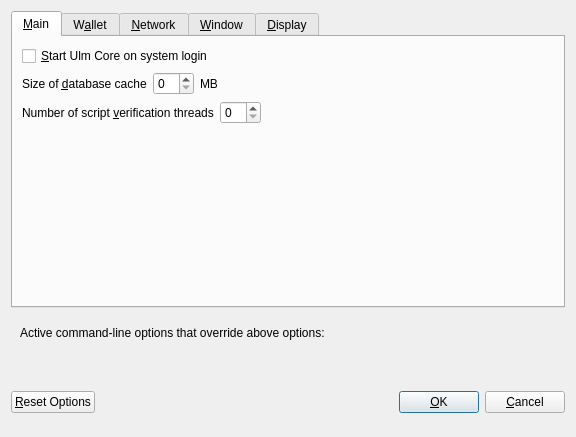
<?xml version="1.0" encoding="UTF-8"?>
<ui version="4.0">
 <class>OptionsDialog</class>
 <widget class="QDialog" name="OptionsDialog">
  <property name="geometry">
   <rect>
    <x>0</x>
    <y>0</y>
    <width>576</width>
    <height>402</height>
   </rect>
  </property>
  <property name="windowTitle">
   <string>Options</string>
  </property>
  <property name="modal">
   <bool>true</bool>
  </property>
  <layout class="QVBoxLayout" name="verticalLayout">
   <item>
    <widget class="QTabWidget" name="tabWidget">
     <property name="currentIndex">
      <number>0</number>
     </property>
     <widget class="QWidget" name="tabMain">
      <attribute name="title">
       <string>&amp;Main</string>
      </attribute>
      <layout class="QVBoxLayout" name="verticalLayout_Main">
       <item>
        <widget class="QCheckBox" name="bitcoinAtStartup">
         <property name="toolTip">
          <string>Automatically start Ulm Core after logging in to the system.</string>
         </property>
         <property name="text">
          <string>&amp;Start Ulm Core on system login</string>
         </property>
        </widget>
       </item>
       <item>
        <layout class="QHBoxLayout" name="horizontalLayout_2_Main">
         <item>
          <widget class="QLabel" name="databaseCacheLabel">
           <property name="text">
            <string>Size of &amp;database cache</string>
           </property>
           <property name="textFormat">
            <enum>Qt::PlainText</enum>
           </property>
           <property name="buddy">
            <cstring>databaseCache</cstring>
           </property>
          </widget>
         </item>
         <item>
          <widget class="QSpinBox" name="databaseCache"/>
         </item>
         <item>
          <widget class="QLabel" name="databaseCacheUnitLabel">
           <property name="text">
            <string>MB</string>
           </property>
           <property name="textFormat">
            <enum>Qt::PlainText</enum>
           </property>
          </widget>
         </item>
         <item>
          <spacer name="horizontalSpacer_2_Main">
           <property name="orientation">
            <enum>Qt::Horizontal</enum>
           </property>
           <property name="sizeHint" stdset="0">
            <size>
             <width>40</width>
             <height>20</height>
            </size>
           </property>
          </spacer>
         </item>
        </layout>
       </item>
       <item>
        <layout class="QHBoxLayout" name="horizontalLayout_3_Main">
         <item>
          <widget class="QLabel" name="threadsScriptVerifLabel">
           <property name="text">
            <string>Number of script &amp;verification threads</string>
           </property>
           <property name="textFormat">
            <enum>Qt::PlainText</enum>
           </property>
           <property name="buddy">
            <cstring>threadsScriptVerif</cstring>
           </property>
          </widget>
         </item>
         <item>
          <widget class="QSpinBox" name="threadsScriptVerif">
           <property name="toolTip">
            <string>(0 = auto, &lt;0 = leave that many cores free)</string>
           </property>
          </widget>
         </item>
         <item>
          <spacer name="horizontalSpacer_3_Main">
           <property name="orientation">
            <enum>Qt::Horizontal</enum>
           </property>
           <property name="sizeHint" stdset="0">
            <size>
             <width>40</width>
             <height>20</height>
            </size>
           </property>
          </spacer>
         </item>
        </layout>
       </item>
       <item>
        <spacer name="verticalSpacer_Main">
         <property name="orientation">
          <enum>Qt::Vertical</enum>
         </property>
         <property name="sizeHint" stdset="0">
          <size>
           <width>20</width>
           <height>40</height>
          </size>
         </property>
        </spacer>
       </item>
      </layout>
     </widget>
     <widget class="QWidget" name="tabWallet">
      <attribute name="title">
       <string>W&amp;allet</string>
      </attribute>
      <layout class="QVBoxLayout" name="verticalLayout_Wallet">
       <item>
        <widget class="QGroupBox" name="groupBox">
         <property name="title">
          <string>Expert</string>
         </property>
         <layout class="QVBoxLayout" name="verticalLayout_2">
          <item>
           <widget class="QCheckBox" name="coinControlFeatures">
            <property name="toolTip">
             <string>Whether to show coin control features or not.</string>
            </property>
            <property name="text">
             <string>Enable coin &amp;control features</string>
            </property>
           </widget>
          </item>
          <item>
           <widget class="QCheckBox" name="showMasternodesTab">
            <property name="toolTip">
             <string>Show additional tab listing all your masternodes in first sub-tab&lt;br/&gt;and all masternodes on the network in second sub-tab.</string>
            </property>
            <property name="text">
             <string>Show Masternodes Tab</string>
            </property>
           </widget>
          </item>
          <item>
           <widget class="QCheckBox" name="showAdvancedPSUI">
            <property name="toolTip">
             <string>Show additional information and buttons for PrivateSend on overview screen.</string>
            </property>
            <property name="text">
             <string>Enable advanced PrivateSend interface</string>
            </property>
           </widget>
          </item>
          <item>
           <widget class="QCheckBox" name="lowKeysWarning">
            <property name="toolTip">
             <string>Show warning dialog when PrivateSend detects that wallet has very low number of keys left.</string>
            </property>
            <property name="text">
             <string>Warn if PrivateSend is running out of keys</string>
            </property>
           </widget>
          </item>
          <item>
           <widget class="QCheckBox" name="privateSendMultiSession">
            <property name="toolTip">
             <string>Whether to use experimental PrivateSend mode with multiple mixing sessions per block.&lt;br/&gt;Note: You must use this feature carefully.&lt;br/&gt;Make sure you always have recent wallet (auto)backup in a safe place!</string>
            </property>
            <property name="text">
             <string>Enable PrivateSend &amp;multi-session</string>
            </property>
           </widget>
          </item>
          <item>
           <widget class="QCheckBox" name="spendZeroConfChange">
            <property name="toolTip">
             <string>If you disable the spending of unconfirmed change, the change from a transaction&lt;br/&gt;cannot be used until that transaction has at least one confirmation.&lt;br/&gt;This also affects how your balance is computed.</string>
            </property>
            <property name="text">
             <string>&amp;Spend unconfirmed change</string>
            </property>
           </widget>
          </item>
         </layout>
        </widget>
       </item>
       <item>
        <layout class="QHBoxLayout" name="horizontalLayout_4_Wallet">
         <item>
          <widget class="QLabel" name="label">
           <property name="toolTip">
            <string>This setting determines the amount of individual masternodes that an input will be anonymized through.&lt;br/&gt;More rounds of anonymization gives a higher degree of privacy, but also costs more in fees.</string>
           </property>
           <property name="text">
            <string>PrivateSend rounds to use</string>
           </property>
          </widget>
         </item>
         <item>
          <widget class="QSpinBox" name="privateSendRounds">
           <property name="minimum">
            <number>2</number>
           </property>
           <property name="maximum">
            <number>8</number>
           </property>
           <property name="value">
            <number>4</number>
           </property>
          </widget>
         </item>
        </layout>
       </item>
       <item>
        <layout class="QHBoxLayout" name="horizontalLayout">
         <item>
          <widget class="QLabel" name="label_2">
           <property name="toolTip">
            <string>This amount acts as a threshold to turn off PrivateSend once it's reached.</string>
           </property>
           <property name="statusTip">
            <string notr="true"/>
           </property>
           <property name="whatsThis">
            <string notr="true"/>
           </property>
           <property name="accessibleName">
            <string notr="true"/>
           </property>
           <property name="accessibleDescription">
            <string notr="true"/>
           </property>
           <property name="text">
            <string>Amount of Ulm to keep anonymized</string>
           </property>
          </widget>
         </item>
         <item>
          <widget class="QSpinBox" name="privateSendAmount">
           <property name="minimum">
            <number>2</number>
           </property>
           <property name="maximum">
            <number>2000</number>
           </property>
           <property name="singleStep">
            <number>10</number>
           </property>
           <property name="value">
            <number>1000</number>
           </property>
          </widget>
         </item>
        </layout>
       </item>
       <item>
        <spacer name="verticalSpacer_Wallet">
         <property name="orientation">
          <enum>Qt::Vertical</enum>
         </property>
         <property name="sizeHint" stdset="0">
          <size>
           <width>20</width>
           <height>40</height>
          </size>
         </property>
        </spacer>
       </item>
      </layout>
     </widget>
     <widget class="QWidget" name="tabNetwork">
      <attribute name="title">
       <string>&amp;Network</string>
      </attribute>
      <layout class="QVBoxLayout" name="verticalLayout_Network">
       <item>
        <widget class="QCheckBox" name="mapPortUpnp">
         <property name="toolTip">
          <string>Automatically open the Ulm Core client port on the router. This only works when your router supports UPnP and it is enabled.</string>
         </property>
         <property name="text">
          <string>Map port using &amp;UPnP</string>
         </property>
        </widget>
       </item>
       <item>
        <widget class="QCheckBox" name="allowIncoming">
         <property name="toolTip">
          <string>Accept connections from outside</string>
         </property>
         <property name="text">
          <string>Allow incoming connections</string>
         </property>
        </widget>
       </item>
       <item>
        <widget class="QCheckBox" name="connectSocks">
         <property name="toolTip">
          <string>Connect to the Ulm network through a SOCKS5 proxy.</string>
         </property>
         <property name="text">
          <string>&amp;Connect through SOCKS5 proxy (default proxy):</string>
         </property>
        </widget>
       </item>
       <item>
        <layout class="QHBoxLayout" name="horizontalLayout_1_Network">
         <item>
          <widget class="QLabel" name="proxyIpLabel">
           <property name="text">
            <string>Proxy &amp;IP:</string>
           </property>
           <property name="textFormat">
            <enum>Qt::PlainText</enum>
           </property>
           <property name="buddy">
            <cstring>proxyIp</cstring>
           </property>
          </widget>
         </item>
         <item>
          <widget class="QValidatedLineEdit" name="proxyIp">
           <property name="minimumSize">
            <size>
             <width>140</width>
             <height>0</height>
            </size>
           </property>
           <property name="maximumSize">
            <size>
             <width>140</width>
             <height>16777215</height>
            </size>
           </property>
           <property name="toolTip">
            <string>IP address of the proxy (e.g. IPv4: 127.0.0.1 / IPv6: ::1)</string>
           </property>
          </widget>
         </item>
         <item>
          <widget class="QLabel" name="proxyPortLabel">
           <property name="text">
            <string>&amp;Port:</string>
           </property>
           <property name="textFormat">
            <enum>Qt::PlainText</enum>
           </property>
           <property name="buddy">
            <cstring>proxyPort</cstring>
           </property>
          </widget>
         </item>
         <item>
          <widget class="QLineEdit" name="proxyPort">
           <property name="minimumSize">
            <size>
             <width>55</width>
             <height>0</height>
            </size>
           </property>
           <property name="maximumSize">
            <size>
             <width>55</width>
             <height>16777215</height>
            </size>
           </property>
           <property name="toolTip">
            <string>Port of the proxy (e.g. 9050)</string>
           </property>
          </widget>
         </item>
         <item>
          <spacer name="horizontalSpacer_1_Network">
           <property name="orientation">
            <enum>Qt::Horizontal</enum>
           </property>
           <property name="sizeHint" stdset="0">
            <size>
             <width>40</width>
             <height>20</height>
            </size>
           </property>
          </spacer>
         </item>
        </layout>
       </item>
       <item>
        <layout class="QHBoxLayout" name="horizontalLayout_2_Network">
         <item>
          <widget class="QLabel" name="proxyActiveNets">
           <property name="text">
            <string>Used for reaching peers via:</string>
           </property>
           <property name="textFormat">
            <enum>Qt::PlainText</enum>
           </property>
          </widget>
         </item>
         <item>
          <widget class="QCheckBox" name="proxyReachIPv4">
           <property name="enabled">
            <bool>false</bool>
           </property>
           <property name="toolTip">
            <string>Shows, if the supplied default SOCKS5 proxy is used to reach peers via this network type.</string>
           </property>
           <property name="text">
            <string/>
           </property>
          </widget>
         </item>
         <item>
          <widget class="QLabel" name="proxyReachIPv4Label">
           <property name="text">
            <string>IPv4</string>
           </property>
           <property name="textFormat">
            <enum>Qt::PlainText</enum>
           </property>
          </widget>
         </item>
         <item>
          <widget class="QCheckBox" name="proxyReachIPv6">
           <property name="enabled">
            <bool>false</bool>
           </property>
           <property name="toolTip">
            <string>Shows, if the supplied default SOCKS5 proxy is used to reach peers via this network type.</string>
           </property>
           <property name="text">
            <string/>
           </property>
          </widget>
         </item>
         <item>
          <widget class="QLabel" name="proxyReachIPv6Label">
           <property name="text">
            <string>IPv6</string>
           </property>
           <property name="textFormat">
            <enum>Qt::PlainText</enum>
           </property>
          </widget>
         </item>
         <item>
          <widget class="QCheckBox" name="proxyReachTor">
           <property name="enabled">
            <bool>false</bool>
           </property>
           <property name="toolTip">
            <string>Shows, if the supplied default SOCKS5 proxy is used to reach peers via this network type.</string>
           </property>
           <property name="text">
            <string/>
           </property>
          </widget>
         </item>
         <item>
          <widget class="QLabel" name="proxyReachTorLabel">
           <property name="text">
            <string>Tor</string>
           </property>
           <property name="textFormat">
            <enum>Qt::PlainText</enum>
           </property>
          </widget>
         </item>
         <item>
          <spacer name="horizontalSpacer_2_Network">
           <property name="orientation">
            <enum>Qt::Horizontal</enum>
           </property>
           <property name="sizeHint" stdset="0">
            <size>
             <width>40</width>
             <height>20</height>
            </size>
           </property>
          </spacer>
         </item>
        </layout>
       </item>
       <item>
        <widget class="QCheckBox" name="connectSocksTor">
         <property name="toolTip">
          <string>Connect to the Ulm network through a separate SOCKS5 proxy for Tor hidden services.</string>
         </property>
         <property name="text">
          <string>Use separate SOCKS5 proxy to reach peers via Tor hidden services:</string>
         </property>
        </widget>
       </item>
       <item>
        <layout class="QHBoxLayout" name="horizontalLayout_3_Network">
         <item>
          <widget class="QLabel" name="proxyIpTorLabel">
           <property name="text">
            <string>Proxy &amp;IP:</string>
           </property>
           <property name="textFormat">
            <enum>Qt::PlainText</enum>
           </property>
           <property name="buddy">
            <cstring>proxyIpTor</cstring>
           </property>
          </widget>
         </item>
         <item>
          <widget class="QValidatedLineEdit" name="proxyIpTor">
           <property name="minimumSize">
            <size>
             <width>140</width>
             <height>0</height>
            </size>
           </property>
           <property name="maximumSize">
            <size>
             <width>140</width>
             <height>16777215</height>
            </size>
           </property>
           <property name="toolTip">
            <string>IP address of the proxy (e.g. IPv4: 127.0.0.1 / IPv6: ::1)</string>
           </property>
          </widget>
         </item>
         <item>
          <widget class="QLabel" name="proxyPortTorLabel">
           <property name="text">
            <string>&amp;Port:</string>
           </property>
           <property name="textFormat">
            <enum>Qt::PlainText</enum>
           </property>
           <property name="buddy">
            <cstring>proxyPortTor</cstring>
           </property>
          </widget>
         </item>
         <item>
          <widget class="QLineEdit" name="proxyPortTor">
           <property name="minimumSize">
            <size>
             <width>55</width>
             <height>0</height>
            </size>
           </property>
           <property name="maximumSize">
            <size>
             <width>55</width>
             <height>16777215</height>
            </size>
           </property>
           <property name="toolTip">
            <string>Port of the proxy (e.g. 9050)</string>
           </property>
          </widget>
         </item>
         <item>
          <spacer name="horizontalSpacer_4_Network">
           <property name="orientation">
            <enum>Qt::Horizontal</enum>
           </property>
           <property name="sizeHint" stdset="0">
            <size>
             <width>40</width>
             <height>20</height>
            </size>
           </property>
          </spacer>
         </item>
        </layout>
       </item>
       <item>
        <spacer name="verticalSpacer_Network">
         <property name="orientation">
          <enum>Qt::Vertical</enum>
         </property>
         <property name="sizeHint" stdset="0">
          <size>
           <width>20</width>
           <height>40</height>
          </size>
         </property>
        </spacer>
       </item>
      </layout>
     </widget>
     <widget class="QWidget" name="tabWindow">
      <attribute name="title">
       <string>&amp;Window</string>
      </attribute>
      <layout class="QVBoxLayout" name="verticalLayout_Window">
       <item>
        <widget class="QCheckBox" name="minimizeToTray">
         <property name="toolTip">
          <string>Show only a tray icon after minimizing the window.</string>
         </property>
         <property name="text">
          <string>&amp;Minimize to the tray instead of the taskbar</string>
         </property>
        </widget>
       </item>
       <item>
        <widget class="QCheckBox" name="minimizeOnClose">
         <property name="toolTip">
          <string>Minimize instead of exit the application when the window is closed. When this option is enabled, the application will be closed only after selecting Exit in the menu.</string>
         </property>
         <property name="text">
          <string>M&amp;inimize on close</string>
         </property>
        </widget>
       </item>
       <item>
        <spacer name="verticalSpacer_Window">
         <property name="orientation">
          <enum>Qt::Vertical</enum>
         </property>
         <property name="sizeHint" stdset="0">
          <size>
           <width>20</width>
           <height>40</height>
          </size>
         </property>
        </spacer>
       </item>
      </layout>
     </widget>
     <widget class="QWidget" name="tabDisplay">
      <attribute name="title">
       <string>&amp;Display</string>
      </attribute>
      <layout class="QVBoxLayout" name="verticalLayout_Display">
       <item>
        <layout class="QHBoxLayout" name="horizontalLayout_1_Display">
         <item>
          <widget class="QLabel" name="langLabel">
           <property name="text">
            <string>User Interface &amp;language:</string>
           </property>
           <property name="textFormat">
            <enum>Qt::PlainText</enum>
           </property>
           <property name="buddy">
            <cstring>lang</cstring>
           </property>
          </widget>
         </item>
         <item>
          <widget class="QValueComboBox" name="lang">
           <property name="toolTip">
            <string>The user interface language can be set here. This setting will take effect after restarting Ulm Core.</string>
           </property>
          </widget>
         </item>
        </layout>
       </item>
       <item>
        <widget class="QLabel" name="label_3">
         <property name="toolTip">
          <string notr="true"/>
         </property>
         <property name="statusTip">
          <string notr="true"/>
         </property>
         <property name="whatsThis">
          <string notr="true"/>
         </property>
         <property name="accessibleName">
          <string notr="true"/>
         </property>
         <property name="text">
          <string>Language missing or translation incomplete? Help contributing translations here:
https://www.transifex.com/projects/p/ulm/</string>
         </property>
         <property name="wordWrap">
          <bool>true</bool>
         </property>
         <property name="openExternalLinks">
          <bool>true</bool>
         </property>
         <property name="textInteractionFlags">
          <set>Qt::TextBrowserInteraction</set>
         </property>
        </widget>
       </item>
       <item>
        <layout class="QHBoxLayout" name="horizontalLayout_4_Display" stretch="0,0">
         <item>
          <widget class="QLabel" name="themeLabel">
           <property name="text">
            <string>User Interface Theme:</string>
           </property>
          </widget>
         </item>
         <item>
          <widget class="QValueComboBox" name="theme"/>
         </item>
        </layout>
       </item>
       <item>
        <widget class="Line" name="line">
         <property name="orientation">
          <enum>Qt::Horizontal</enum>
         </property>
        </widget>
       </item>
       <item>
        <layout class="QHBoxLayout" name="horizontalLayout_2_Display">
         <item>
          <widget class="QLabel" name="unitLabel">
           <property name="text">
            <string>&amp;Unit to show amounts in:</string>
           </property>
           <property name="textFormat">
            <enum>Qt::PlainText</enum>
           </property>
           <property name="buddy">
            <cstring>unit</cstring>
           </property>
          </widget>
         </item>
         <item>
          <widget class="QValueComboBox" name="unit">
           <property name="toolTip">
            <string>Choose the default subdivision unit to show in the interface and when sending coins.</string>
           </property>
          </widget>
         </item>
        </layout>
       </item>
       <item>
        <layout class="QHBoxLayout" name="horizontalLayout_5_Display">
         <item>
          <widget class="QLabel" name="digitsLabel">
           <property name="text">
            <string>Decimal digits</string>
           </property>
          </widget>
         </item>
         <item>
          <widget class="QValueComboBox" name="digits"/>
         </item>
        </layout>
       </item>
       <item>
        <layout class="QHBoxLayout" name="horizontalLayout_3_Display">
         <item>
          <widget class="QLabel" name="thirdPartyTxUrlsLabel">
           <property name="toolTip">
            <string>Third party URLs (e.g. a block explorer) that appear in the transactions tab as context menu items.&lt;br/&gt;%s in the URL is replaced by transaction hash. Multiple URLs are separated by vertical bar |.</string>
           </property>
           <property name="text">
            <string>Third party transaction URLs</string>
           </property>
           <property name="buddy">
            <cstring>thirdPartyTxUrls</cstring>
           </property>
          </widget>
         </item>
         <item>
          <widget class="QLineEdit" name="thirdPartyTxUrls">
           <property name="toolTip">
            <string>Third party URLs (e.g. a block explorer) that appear in the transactions tab as context menu items.&lt;br/&gt;%s in the URL is replaced by transaction hash. Multiple URLs are separated by vertical bar |.</string>
           </property>
          </widget>
         </item>
        </layout>
       </item>
       <item>
        <spacer name="verticalSpacer">
         <property name="orientation">
          <enum>Qt::Vertical</enum>
         </property>
         <property name="sizeHint" stdset="0">
          <size>
           <width>20</width>
           <height>40</height>
          </size>
         </property>
        </spacer>
       </item>
      </layout>
     </widget>
    </widget>
   </item>
   <item>
    <widget class="QFrame" name="frame">
     <layout class="QVBoxLayout" name="verticalLayout_Bottom">
      <item>
       <layout class="QHBoxLayout" name="horizontalLayout_Bottom">
        <item>
         <widget class="QLabel" name="overriddenByCommandLineInfoLabel">
          <property name="text">
           <string>Active command-line options that override above options:</string>
          </property>
          <property name="textFormat">
           <enum>Qt::PlainText</enum>
          </property>
         </widget>
        </item>
        <item>
         <spacer name="horizontalSpacer_Bottom">
          <property name="orientation">
           <enum>Qt::Horizontal</enum>
          </property>
          <property name="sizeHint" stdset="0">
           <size>
            <width>40</width>
            <height>20</height>
           </size>
          </property>
         </spacer>
        </item>
       </layout>
      </item>
      <item>
       <widget class="QLabel" name="overriddenByCommandLineLabel">
        <property name="text">
         <string/>
        </property>
        <property name="textFormat">
         <enum>Qt::PlainText</enum>
        </property>
        <property name="wordWrap">
         <bool>true</bool>
        </property>
       </widget>
      </item>
     </layout>
    </widget>
   </item>
   <item>
    <layout class="QHBoxLayout" name="horizontalLayout_Buttons">
     <item>
      <widget class="QPushButton" name="resetButton">
       <property name="toolTip">
        <string>Reset all client options to default.</string>
       </property>
       <property name="text">
        <string>&amp;Reset Options</string>
       </property>
       <property name="autoDefault">
        <bool>false</bool>
       </property>
      </widget>
     </item>
     <item>
      <spacer name="horizontalSpacer_1">
       <property name="orientation">
        <enum>Qt::Horizontal</enum>
       </property>
       <property name="sizeHint" stdset="0">
        <size>
         <width>40</width>
         <height>48</height>
        </size>
       </property>
      </spacer>
     </item>
     <item>
      <widget class="QLabel" name="statusLabel">
       <property name="minimumSize">
        <size>
         <width>200</width>
         <height>0</height>
        </size>
       </property>
       <property name="font">
        <font>
         <weight>75</weight>
         <bold>true</bold>
        </font>
       </property>
       <property name="text">
        <string/>
       </property>
       <property name="textFormat">
        <enum>Qt::PlainText</enum>
       </property>
       <property name="wordWrap">
        <bool>true</bool>
       </property>
      </widget>
     </item>
     <item>
      <spacer name="horizontalSpacer_2">
       <property name="orientation">
        <enum>Qt::Horizontal</enum>
       </property>
       <property name="sizeHint" stdset="0">
        <size>
         <width>40</width>
         <height>48</height>
        </size>
       </property>
      </spacer>
     </item>
     <item>
      <widget class="QPushButton" name="okButton">
       <property name="text">
        <string>&amp;OK</string>
       </property>
       <property name="autoDefault">
        <bool>false</bool>
       </property>
       <property name="default">
        <bool>true</bool>
       </property>
      </widget>
     </item>
     <item>
      <widget class="QPushButton" name="cancelButton">
       <property name="text">
        <string>&amp;Cancel</string>
       </property>
       <property name="autoDefault">
        <bool>false</bool>
       </property>
      </widget>
     </item>
    </layout>
   </item>
  </layout>
 </widget>
 <customwidgets>
  <customwidget>
   <class>QValidatedLineEdit</class>
   <extends>QLineEdit</extends>
   <header>qvalidatedlineedit.h</header>
  </customwidget>
  <customwidget>
   <class>QValueComboBox</class>
   <extends>QComboBox</extends>
   <header>qvaluecombobox.h</header>
  </customwidget>
 </customwidgets>
 <resources/>
 <connections/>
</ui>
